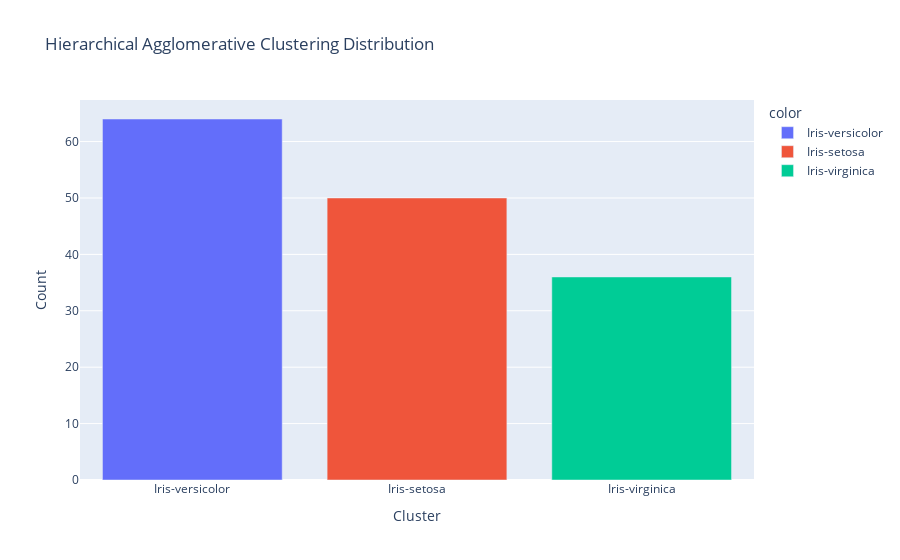

Source (notebook cell):
### Code cell
bar_fig = px.bar(df_final, x=df_final['hc_cluster'].value_counts().index, y=df_final['hc_cluster'].value_counts().values, 
                  color=df_final['hc_cluster'].value_counts().index, title='Hierarchical Agglomerative Clustering Distribution')
bar_fig.update_xaxes(title='Cluster')
bar_fig.update_yaxes(title='Count')
bar_fig.show()

### Figure 1 — Plotly figure (JSON) as saved in the notebook; plotly's stock layout.template omitted (floating-point values rounded to 4 significant figures)
{"data": [{"alignmentgroup": "True", "hovertemplate": "color=Iris-versicolor<br>x=%{x}<br>y=%{y}<extra></extra>", "legendgroup": "Iris-versicolor", "marker": {"color": "#636efa", "pattern": {"shape": ""}}, "name": "Iris-versicolor", "offsetgroup": "Iris-versicolor", "orientation": "v", "showlegend": true, "textposition": "auto", "type": "bar", "x": ["Iris-versicolor"], "xaxis": "x", "y": [64], "yaxis": "y"}, {"alignmentgroup": "True", "hovertemplate": "color=Iris-setosa<br>x=%{x}<br>y=%{y}<extra></extra>", "legendgroup": "Iris-setosa", "marker": {"color": "#EF553B", "pattern": {"shape": ""}}, "name": "Iris-setosa", "offsetgroup": "Iris-setosa", "orientation": "v", "showlegend": true, "textposition": "auto", "type": "bar", "x": ["Iris-setosa"], "xaxis": "x", "y": [50], "yaxis": "y"}, {"alignmentgroup": "True", "hovertemplate": "color=Iris-virginica<br>x=%{x}<br>y=%{y}<extra></extra>", "legendgroup": "Iris-virginica", "marker": {"color": "#00cc96", "pattern": {"shape": ""}}, "name": "Iris-virginica", "offsetgroup": "Iris-virginica", "orientation": "v", "showlegend": true, "textposition": "auto", "type": "bar", "x": ["Iris-virginica"], "xaxis": "x", "y": [36], "yaxis": "y"}], "layout": {"barmode": "relative", "legend": {"title": {"text": "color"}, "tracegroupgap": 0}, "title": {"text": "Hierarchical Agglomerative Clustering Distribution"}, "xaxis": {"anchor": "y", "domain": [0, 1], "title": {"text": "Cluster"}}, "yaxis": {"anchor": "x", "domain": [0, 1], "title": {"text": "Count"}}}}
